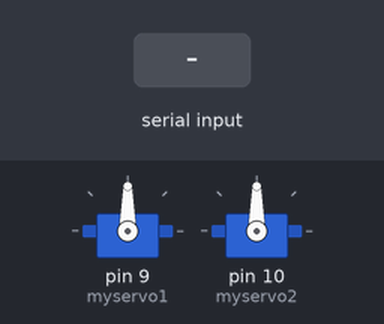
Recording of a sketch running on a simulated Arduino Uno, built with avr-gcc and run on an emulated ATmega328P. Parts: 2 × servo. Inputs (shaded band) come from the test bench.

Above: at 1.2 s.
1.3 s: "h,45\n" received over Serial
At 3.0 s:
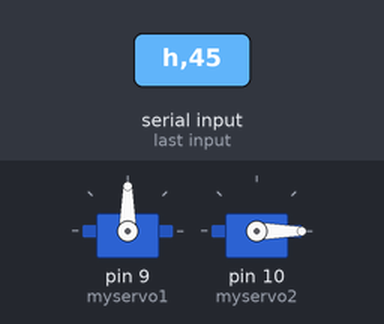
3.8 s: "v,45\n" received over Serial
At 6.0 s:
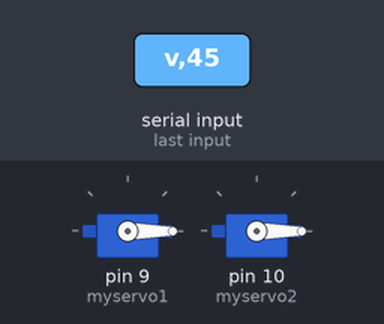
6.3 s: "h90\n" received over Serial
At 8.0 s:
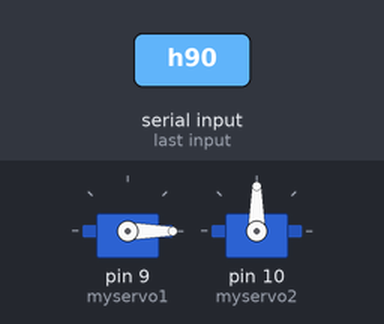
8.8 s: "v90\n" received over Serial
At 11.0 s:
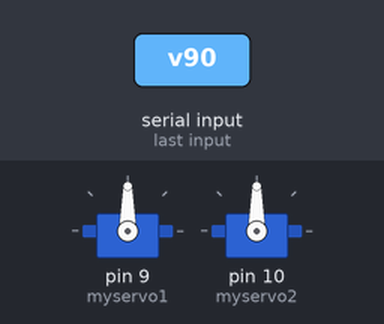
11.3 s: "h" received over Serial
At 12.8 s:
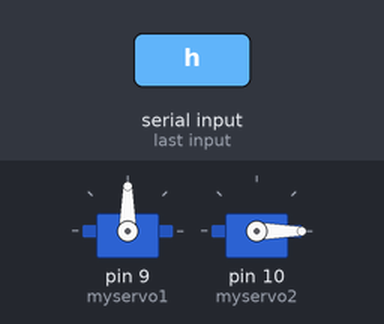
Timing chart, 0 to 14.3 s (numbered marks = the images above; inputs shaded):
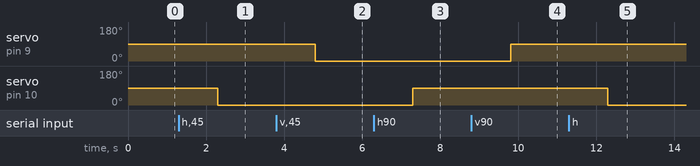

Measured:
- after the input at 1.3 s, servo on pin 10 (myservo2): 90° → 0° after 1.0 s
- after the input at 3.8 s, servo on pin 9 (myservo1): 90° → 0° after 1.0 s
- after the input at 6.3 s, servo on pin 10 (myservo2): 0° → 90° after 1.0 s
- after the input at 8.8 s, servo on pin 9 (myservo1): 0° → 90° after 1.0 s
- after the input at 11.3 s, servo on pin 10 (myservo2): 90° → 0° after 1.0 s

The sketch:

managing_servos_from_serial_port.ino
```cpp
#include <Servo.h>

Servo myservo1;
Servo myservo2;
int servoPos = 0;

void setup() {
  Serial.begin(9600);
  myservo1.attach(9);
  myservo2.attach(10);
}

void loop() {
  String pos = Serial.readString();
  char turn = pos[0];
  servoPos = pos.substring(1).toInt();
  switch(turn)
  {
    case 'h':
      myservo2.write(servoPos);
    break;
    case 'v':
      myservo1.write(servoPos);
    break;

  }
}
```
